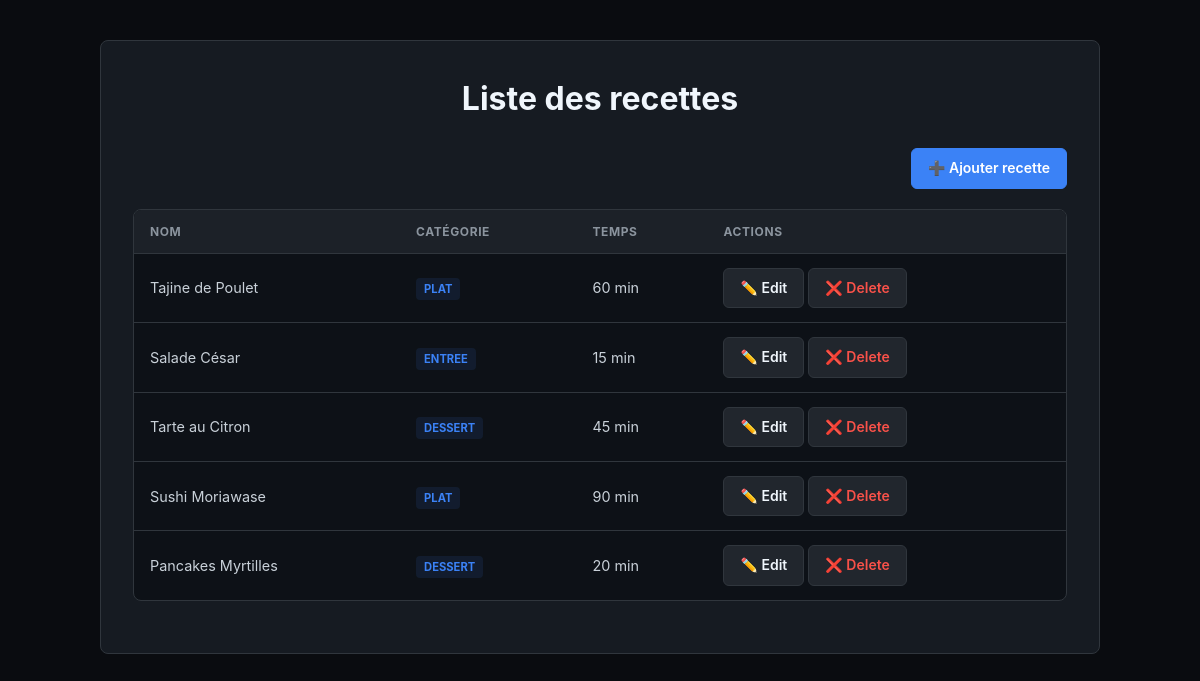
Screenshot of /realisation_2/CRUD/read.php with the database file from the repository.
### tables this page shows
CREATE TABLE IF NOT EXISTS `recipes` (
    `id` INT AUTO_INCREMENT PRIMARY KEY,
    `name` VARCHAR(100) NOT NULL,
    `category_id` INT,
    `category` VARCHAR(50),  
    `prep_time` INT NOT NULL,
    `image` VARCHAR(255),
    `created_at` TIMESTAMP DEFAULT CURRENT_TIMESTAMP,
    FOREIGN KEY (`category_id`) REFERENCES `categories`(`id`) ON DELETE SET NULL
);

CREATE TABLE IF NOT EXISTS `categories` (
    `id` INT AUTO_INCREMENT PRIMARY KEY,
    `name` VARCHAR(50) NOT NULL
);

### realisation_2/CRUD/read.php (the view, shortened to what this page needs)
<?php
require_once "../db.php";
$sql = "SELECT recipes.*, categories.name AS category_name
        FROM recipes
        LEFT JOIN categories
        ON recipes.category_id = categories.id";
$stmt = $pdo->query($sql);
$recipes = $stmt->fetchAll();
?>
<!DOCTYPE html>
<html lang="fr">
<head>
    <link rel="stylesheet" href="../css/style.css">
</head>
<body>
<div class="container">
    <h1>Liste des recettes</h1>
    <div style="text-align: right; margin-bottom: 20px;">
        <a href="creat.php" class="btn btn-primary">➕ Ajouter recette</a>
    </div>
    <table>
        <thead>
            <tr>
                <th>Nom</th>
                <th>Catégorie</th>
                <th>Temps</th>
                <th>Actions</th>
            </tr>
        </thead>
        <tbody>
            <?php foreach($recipes as $recipe): ?>
                <tr>
                    <td><?= htmlspecialchars($recipe['name']) ?></td>
                    <td><span class="badge"><?= htmlspecialchars($recipe['category_name']) ?></span></td>
                    <td><?= htmlspecialchars($recipe['prep_time']) ?> min</td>
                    <td>
                        <a href="update.php?id=<?= $recipe['id'] ?>" class="btn">✏️ Edit</a>
                        <a href="delete.php?id=<?= $recipe['id'] ?>" class="btn btn-danger" onclick="return confirm('Confirmer la suppression ?')">❌ Delete</a>
                    </td>
                </tr>
            <?php endforeach; ?>
        </tbody>
    </table>
</div>
</body>
</html>

### realisation_2/css/style.css (style rules this page uses)
:root { --bg-main: #0a0c10; --bg-surface: #161b22; --bg-input: #0d1117; --primary: #3b82f6; --primary-hover: #2563eb; --success: #238636; --danger: #f85149; --text-heading: #f0f6fc; --text-body: #c9d1d9; --text-muted: #8b949e; --border: #30363d; --radius: 8px; }
* { margin: 0; padding: 0; box-sizing: border-box; }
body { font-family: 'Inter', -apple-system, sans-serif; background-color: var(--bg-main); color: var(--text-body); padding: 40px 20px; line-height: 1.6; }
h1, h2, h3 { color: var(--text-heading); margin-bottom: 1.5rem; }
h1 { text-align: center; font-size: 2rem; }
.container { max-width: 1000px; margin: 0 auto; background: var(--bg-surface); padding: 32px; border-radius: var(--radius); border: 1px solid var(--border); }
table { width: 100%; border-collapse: separate; border-spacing: 0; margin: 20px 0; border: 1px solid var(--border); border-radius: var(--radius); overflow: hidden; background: var(--bg-input); }
th { background: #1c2128; color: var(--text-muted); padding: 12px 16px; text-align: left; font-size: 0.75rem; font-weight: 700; text-transform: uppercase; letter-spacing: 0.05em; border-bottom: 1px solid var(--border); }
td { padding: 14px 16px; border-bottom: 1px solid var(--border); font-size: 0.9rem; }
tr:last-child td { border-bottom: none; }
.btn { display: inline-flex; align-items: center; justify-content: center; padding: 8px 16px; background: #21262d; color: var(--text-heading); border: 1px solid var(--border); border-radius: 6px; font-size: 0.875rem; font-weight: 600; text-decoration: none; transition: all 0.2s; cursor: pointer; gap: 8px; }
.btn-primary, button[type="submit"] { background: var(--primary); border-color: var(--primary); color: white; }
.btn-danger { color: var(--danger); }
.badge { font-size: 0.7rem; font-weight: 700; padding: 4px 8px; background: rgba(59, 130, 246, 0.1); color: var(--primary); border-radius: 4px; text-transform: uppercase; }

### rows the page displays
recipes: name "Tajine de Poulet", category.name "PLAT", prep_time "60"
recipes: name "Salade César", category.name "ENTREE", prep_time "15"
recipes: name "Tarte au Citron", category.name "DESSERT", prep_time "45"
recipes: name "Sushi Moriawase", category.name "PLAT", prep_time "90"
recipes: name "Pancakes Myrtilles", category.name "DESSERT", prep_time "20"
